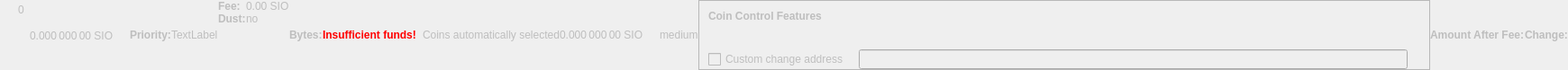
    <widget class="QWidget" name="dummyHideWidget" native="true">
     <property name="enabled">
      <bool>false</bool>
     </property>
     <property name="maximumSize">
      <size>
       <width>100</width>
       <height>22</height>
      </size>
     </property>
     <layout class="QHBoxLayout" name="dummyHideLayout">
      <property name="spacing">
       <number>0</number>
      </property>
      <property name="margin">
       <number>0</number>
      </property>
      <item>
       <layout class="QFormLayout" name="formLayoutCoinControl1">
        <property name="horizontalSpacing">
         <number>10</number>
        </property>
        <property name="verticalSpacing">
         <number>14</number>
        </property>
        <property name="leftMargin">
         <number>10</number>
        </property>
        <property name="topMargin">
         <number>4</number>
        </property>
        <property name="rightMargin">
         <number>6</number>
        </property>
        <item row="0" column="1">
         <widget class="QLabel" name="labelCoinControlBytes">
          <property name="cursor">
           <cursorShape>IBeamCursor</cursorShape>
          </property>
          <property name="contextMenuPolicy">
           <enum>Qt::ActionsContextMenu</enum>
          </property>
          <property name="text">
           <string notr="true">0</string>
          </property>
          <property name="textInteractionFlags">
           <set>Qt::LinksAccessibleByMouse|Qt::TextSelectableByKeyboard|Qt::TextSelectableByMouse</set>
          </property>
         </widget>
        </item>
       </layout>
      </item>
      <item>
       <widget class="QLabel" name="labelCoinControlAfterFee">
        <property name="enabled">
         <bool>false</bool>
        </property>
        <property name="sizePolicy">
         <sizepolicy hsizetype="Fixed" vsizetype="Fixed">
          <horstretch>0</horstretch>
          <verstretch>0</verstretch>
         </sizepolicy>
        </property>
        <property name="minimumSize">
         <size>
          <width>111</width>
          <height>12</height>
         </size>
        </property>
        <property name="maximumSize">
         <size>
          <width>111</width>
          <height>12</height>
         </size>
        </property>
        <property name="cursor">
         <cursorShape>IBeamCursor</cursorShape>
        </property>
        <property name="contextMenuPolicy">
         <enum>Qt::ActionsContextMenu</enum>
        </property>
        <property name="text">
         <string notr="true">0.000 000 00 SIO</string>
        </property>
        <property name="textInteractionFlags">
         <set>Qt::LinksAccessibleByMouse|Qt::TextSelectableByKeyboard|Qt::TextSelectableByMouse</set>
        </property>
       </widget>
      </item>
      <item>
       <widget class="QLabel" name="labelCoinControlPriorityText">
        <property name="enabled">
         <bool>false</bool>
        </property>
        <property name="font">
         <font>
          <weight>75</weight>
          <bold>true</bold>
         </font>
        </property>
        <property name="text">
         <string>Priority:</string>
        </property>
       </widget>
      </item>
      <item>
       <layout class="QHBoxLayout" name="horizontalLayout">
        <item>
         <widget class="QLabel" name="WarningLabel">
          <property name="text">
           <string>TextLabel</string>
          </property>
         </widget>
        </item>
       </layout>
      </item>
      <item>
       <layout class="QFormLayout" name="formLayoutCoinControl3">
        <property name="horizontalSpacing">
         <number>0</number>
        </property>
        <property name="verticalSpacing">
         <number>0</number>
        </property>
        <property name="leftMargin">
         <number>0</number>
        </property>
        <property name="topMargin">
         <number>0</number>
        </property>
        <property name="rightMargin">
         <number>0</number>
        </property>
        <item row="0" column="0">
         <widget class="QLabel" name="labelCoinControlFeeText">
          <property name="enabled">
           <bool>false</bool>
          </property>
          <property name="font">
           <font>
            <weight>75</weight>
            <bold>true</bold>
           </font>
          </property>
          <property name="text">
           <string>Fee:</string>
          </property>
          <property name="margin">
           <number>0</number>
          </property>
         </widget>
        </item>
        <item row="0" column="1">
         <widget class="QLabel" name="labelCoinControlFee">
          <property name="enabled">
           <bool>false</bool>
          </property>
          <property name="cursor">
           <cursorShape>IBeamCursor</cursorShape>
          </property>
          <property name="contextMenuPolicy">
           <enum>Qt::ActionsContextMenu</enum>
          </property>
          <property name="text">
           <string notr="true">0.00 SIO</string>
          </property>
          <property name="textInteractionFlags">
           <set>Qt::LinksAccessibleByMouse|Qt::TextSelectableByKeyboard|Qt::TextSelectableByMouse</set>
          </property>
         </widget>
        </item>
        <item row="1" column="0">
         <widget class="QLabel" name="labelCoinControlLowOutputText">
          <property name="enabled">
           <bool>false</bool>
          </property>
          <property name="font">
           <font>
            <weight>75</weight>
            <bold>true</bold>
           </font>
          </property>
          <property name="text">
           <string>Dust:</string>
          </property>
         </widget>
        </item>
        <item row="1" column="1">
         <widget class="QLabel" name="labelCoinControlLowOutput">
          <property name="enabled">
           <bool>false</bool>
          </property>
          <property name="cursor">
           <cursorShape>IBeamCursor</cursorShape>
          </property>
          <property name="contextMenuPolicy">
           <enum>Qt::ActionsContextMenu</enum>
          </property>
          <property name="text">
           <string>no</string>
          </property>
          <property name="textInteractionFlags">
           <set>Qt::LinksAccessibleByMouse|Qt::TextSelectableByKeyboard|Qt::TextSelectableByMouse</set>
          </property>
         </widget>
        </item>
       </layout>
      </item>
      <item>
       <widget class="QLabel" name="labelCoinControlBytesText">
        <property name="enabled">
         <bool>false</bool>
        </property>
        <property name="font">
         <font>
          <weight>75</weight>
          <bold>true</bold>
         </font>
        </property>
        <property name="text">
         <string>Bytes:</string>
        </property>
       </widget>
      </item>
      <item>
       <layout class="QFormLayout" name="formLayoutCoinControl2">
        <property name="horizontalSpacing">
         <number>0</number>
        </property>
        <property name="verticalSpacing">
         <number>0</number>
        </property>
        <property name="leftMargin">
         <number>0</number>
        </property>
        <property name="topMargin">
         <number>0</number>
        </property>
        <property name="rightMargin">
         <number>0</number>
        </property>
       </layout>
      </item>
      <item>
       <layout class="QHBoxLayout" name="horizontalLayoutCoinControl2">
        <property name="spacing">
         <number>0</number>
        </property>
        <property name="bottomMargin">
         <number>0</number>
        </property>
       </layout>
      </item>
      <item>
       <widget class="QLabel" name="labelCoinControlInsuffFunds">
        <property name="enabled">
         <bool>false</bool>
        </property>
        <property name="minimumSize">
         <size>
          <width>0</width>
          <height>0</height>
         </size>
        </property>
        <property name="font">
         <font>
          <weight>75</weight>
          <bold>true</bold>
         </font>
        </property>
        <property name="styleSheet">
         <string notr="true">color:red;font-weight:bold;</string>
        </property>
        <property name="text">
         <string>Insufficient funds!</string>
        </property>
        <property name="margin">
         <number>5</number>
        </property>
       </widget>
      </item>
      <item>
       <layout class="QFormLayout" name="formLayoutCoinControl4">
        <property name="horizontalSpacing">
         <number>0</number>
        </property>
        <property name="verticalSpacing">
         <number>0</number>
        </property>
        <property name="leftMargin">
         <number>0</number>
        </property>
        <property name="topMargin">
         <number>0</number>
        </property>
        <property name="rightMargin">
         <number>0</number>
        </property>
       </layout>
      </item>
      <item>
       <widget class="QLabel" name="labelCoinControlChangeLabel">
        <property name="enabled">
         <bool>false</bool>
        </property>
        <property name="sizePolicy">
         <sizepolicy hsizetype="Preferred" vsizetype="Expanding">
          <horstretch>0</horstretch>
          <verstretch>0</verstretch>
         </sizepolicy>
        </property>
        <property name="minimumSize">
         <size>
          <width>0</width>
          <height>0</height>
         </size>
        </property>
        <property name="text">
         <string/>
        </property>
        <property name="margin">
         <number>3</number>
        </property>
       </widget>
      </item>
      <item>
       <widget class="QLabel" name="labelCoinControlAutomaticallySelected">
        <property name="enabled">
         <bool>false</bool>
        </property>
        <property name="sizePolicy">
         <sizepolicy hsizetype="Fixed" vsizetype="Fixed">
          <horstretch>0</horstretch>
          <verstretch>0</verstretch>
         </sizepolicy>
        </property>
        <property name="minimumSize">
         <size>
          <width>0</width>
          <height>0</height>
         </size>
        </property>
        <property name="maximumSize">
         <size>
          <width>240</width>
          <height>16777215</height>
         </size>
        </property>
        <property name="text">
         <string>Coins automatically selected</string>
        </property>
        <property name="margin">
         <number>5</number>
        </property>
       </widget>
      </item>
      <item>
       <widget class="QLabel" name="labelCoinControlChange">
        <property name="enabled">
         <bool>false</bool>
        </property>
        <property name="sizePolicy">
         <sizepolicy hsizetype="Fixed" vsizetype="Fixed">
          <horstretch>0</horstretch>
          <verstretch>0</verstretch>
         </sizepolicy>
        </property>
        <property name="minimumSize">
         <size>
          <width>111</width>
          <height>0</height>
         </size>
        </property>
        <property name="maximumSize">
         <size>
          <width>111</width>
          <height>16777215</height>
         </size>
        </property>
        <property name="cursor">
         <cursorShape>IBeamCursor</cursorShape>
        </property>
        <property name="contextMenuPolicy">
         <enum>Qt::ActionsContextMenu</enum>
        </property>
        <property name="text">
         <string notr="true">0.000 000 00 SIO</string>
        </property>
        <property name="textInteractionFlags">
         <set>Qt::LinksAccessibleByMouse|Qt::TextSelectableByKeyboard|Qt::TextSelectableByMouse</set>
        </property>
       </widget>
      </item>
      <item>
       <widget class="QLabel" name="labelCoinControlPriority">
        <property name="enabled">
         <bool>false</bool>
        </property>
        <property name="cursor">
         <cursorShape>IBeamCursor</cursorShape>
        </property>
        <property name="contextMenuPolicy">
         <enum>Qt::ActionsContextMenu</enum>
        </property>
        <property name="text">
         <string>medium</string>
        </property>
        <property name="textInteractionFlags">
         <set>Qt::LinksAccessibleByMouse|Qt::TextSelectableByKeyboard|Qt::TextSelectableByMouse</set>
        </property>
       </widget>
      </item>
      <item>
       <widget class="QFrame" name="frameCoinControl">
        <property name="sizePolicy">
         <sizepolicy hsizetype="Expanding" vsizetype="Expanding">
          <horstretch>0</horstretch>
          <verstretch>0</verstretch>
         </sizepolicy>
        </property>
        <property name="maximumSize">
         <size>
          <width>16777215</width>
          <height>16777215</height>
         </size>
        </property>
        <property name="frameShape">
         <enum>QFrame::StyledPanel</enum>
        </property>
        <property name="frameShadow">
         <enum>QFrame::Sunken</enum>
        </property>
        <layout class="QVBoxLayout" name="verticalLayoutCoinControl2_2">
         <property name="spacing">
          <number>0</number>
         </property>
         <property name="margin">
          <number>0</number>
         </property>
         <item>
          <layout class="QVBoxLayout" name="verticalLayoutCoinControl" stretch="0,0,0,1">
           <property name="spacing">
            <number>0</number>
           </property>
           <property name="leftMargin">
            <number>10</number>
           </property>
           <property name="topMargin">
            <number>10</number>
           </property>
           <item>
            <layout class="QHBoxLayout" name="horizontalLayoutCoinControl1">
             <property name="bottomMargin">
              <number>15</number>
             </property>
             <item>
              <widget class="QLabel" name="labelCoinControlFeatures">
               <property name="enabled">
                <bool>false</bool>
               </property>
               <property name="sizePolicy">
                <sizepolicy hsizetype="Preferred" vsizetype="Maximum">
                 <horstretch>0</horstretch>
                 <verstretch>0</verstretch>
                </sizepolicy>
               </property>
               <property name="font">
                <font>
                 <weight>75</weight>
                 <bold>true</bold>
                </font>
               </property>
               <property name="styleSheet">
                <string notr="true">font-weight:bold;</string>
               </property>
               <property name="text">
                <string>Coin Control Features</string>
               </property>
              </widget>
             </item>
            </layout>
           </item>
           <item>
            <widget class="QWidget" name="widgetCoinControl" native="true">
             <property name="sizePolicy">
              <sizepolicy hsizetype="Preferred" vsizetype="Preferred">
               <horstretch>0</horstretch>
               <verstretch>0</verstretch>
              </sizepolicy>
             </property>
             <property name="minimumSize">
              <size>
               <width>0</width>
               <height>0</height>
              </size>
             </property>
             <property name="styleSheet">
              <string notr="true"/>
             </property>
             <layout class="QHBoxLayout" name="horizontalLayoutCoinControl5_2">
              <property name="margin">
               <number>0</number>
              </property>
              <item>
               <layout class="QHBoxLayout" name="horizontalLayoutCoinControl3">
                <property name="spacing">
                 <number>20</number>
                </property>
                <property name="topMargin">
                 <number>0</number>
                </property>
                <property name="bottomMargin">
                 <number>10</number>
                </property>
               </layout>
              </item>
             </layout>
            </widget>
           </item>
           <item>
            <layout class="QHBoxLayout" name="horizontalLayoutCoinControl4" stretch="0,0,0">
             <property name="spacing">
              <number>12</number>
             </property>
             <property name="sizeConstraint">
              <enum>QLayout::SetDefaultConstraint</enum>
             </property>
             <property name="topMargin">
              <number>5</number>
             </property>
             <property name="rightMargin">
              <number>5</number>
             </property>
             <item>
              <widget class="QCheckBox" name="checkBoxCoinControlChange">
               <property name="enabled">
                <bool>false</bool>
               </property>
               <property name="toolTip">
                <string>If this is activated, but the change address is empty or invalid, change will be sent to a newly generated address.</string>
               </property>
               <property name="text">
                <string>Custom change address</string>
               </property>
              </widget>
             </item>
             <item>
              <widget class="QValidatedLineEdit" name="lineEditCoinControlChange">
               <property name="enabled">
                <bool>false</bool>
               </property>
               <property name="sizePolicy">
                <sizepolicy hsizetype="Expanding" vsizetype="Fixed">
                 <horstretch>0</horstretch>
                 <verstretch>0</verstretch>
                </sizepolicy>
               </property>
              </widget>
             </item>
             <item>
              <widget class="QLabel" name="labelCoinControlChangeLabel_2">
               <property name="sizePolicy">
                <sizepolicy hsizetype="Preferred" vsizetype="Expanding">
                 <horstretch>0</horstretch>
                 <verstretch>0</verstretch>
                </sizepolicy>
               </property>
               <property name="minimumSize">
                <size>
                 <width>0</width>
                 <height>0</height>
                </size>
               </property>
               <property name="text">
                <string/>
               </property>
               <property name="margin">
                <number>3</number>
               </property>
              </widget>
             </item>
            </layout>
           </item>
           <item>
            <spacer name="verticalSpacerCoinControl">
             <property name="orientation">
              <enum>Qt::Vertical</enum>
             </property>
             <property name="sizeHint" stdset="0">
              <size>
               <width>800</width>
               <height>1</height>
              </size>
             </property>
            </spacer>
           </item>
          </layout>
         </item>
        </layout>
       </widget>
      </item>
      <item>
       <widget class="QLabel" name="labelCoinControlAfterFeeText">
        <property name="enabled">
         <bool>false</bool>
        </property>
        <property name="minimumSize">
         <size>
          <width>0</width>
          <height>0</height>
         </size>
        </property>
        <property name="maximumSize">
         <size>
          <width>16777215</width>
          <height>16777215</height>
         </size>
        </property>
        <property name="font">
         <font>
          <weight>75</weight>
          <bold>true</bold>
         </font>
        </property>
        <property name="text">
         <string>Amount After Fee:</string>
        </property>
        <property name="alignment">
         <set>Qt::AlignLeading|Qt::AlignLeft|Qt::AlignVCenter</set>
        </property>
        <property name="margin">
         <number>0</number>
        </property>
       </widget>
      </item>
      <item>
       <widget class="QLabel" name="labelCoinControlChangeText">
        <property name="enabled">
         <bool>false</bool>
        </property>
        <property name="sizePolicy">
         <sizepolicy hsizetype="Preferred" vsizetype="Preferred">
          <horstretch>0</horstretch>
          <verstretch>0</verstretch>
         </sizepolicy>
        </property>
        <property name="minimumSize">
         <size>
          <width>0</width>
          <height>0</height>
         </size>
        </property>
        <property name="maximumSize">
         <size>
          <width>16777215</width>
          <height>16777215</height>
         </size>
        </property>
        <property name="font">
         <font>
          <weight>75</weight>
          <bold>true</bold>
         </font>
        </property>
        <property name="text">
         <string>Change:</string>
        </property>
        <property name="alignment">
         <set>Qt::AlignLeading|Qt::AlignLeft|Qt::AlignVCenter</set>
        </property>
       </widget>
      </item>
     </layout>
    </widget>
